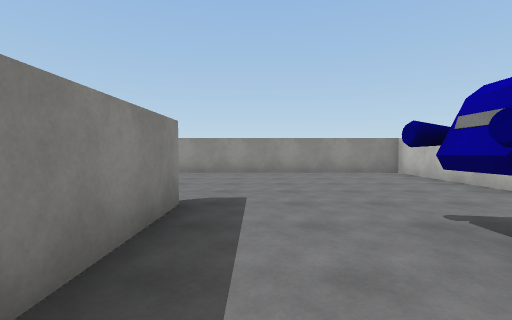
[1] (above)

21 first-person views from a walk through a scene from a Unity 3-D project. The camera is 1.3 m above the floor, tilts 2° down and sees 85° across. The floor is counted in squares, 2 m on a side. Each view is taken from the middle of a square. On the plan, view 1 faces up. The plan holds only what a view shows up to about 9 squares ahead; the rest is blank. Surface patterns are stand-ins for the level's own textures.

[2]
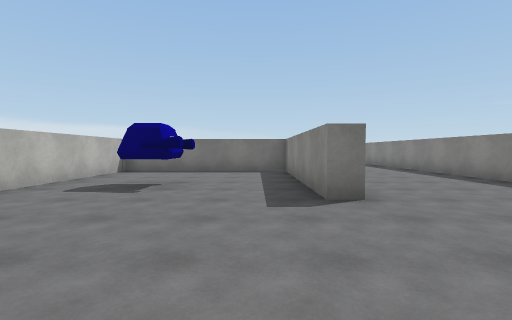

[3]
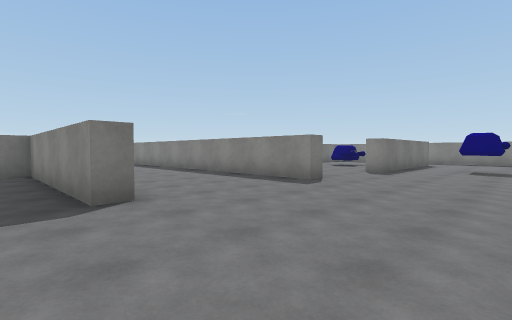

[4]
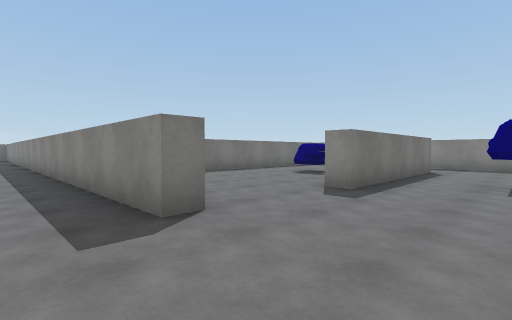

[5]
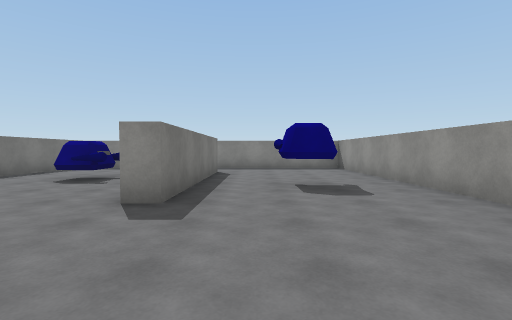

[6]
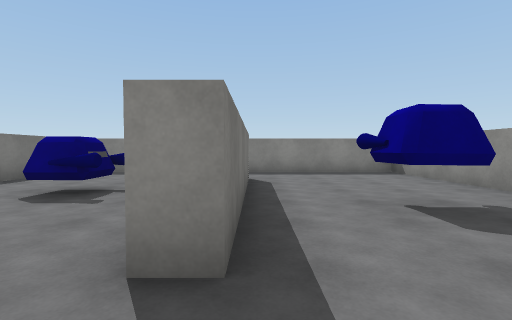

[7]
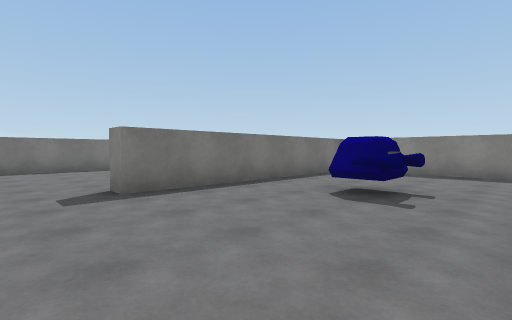

[8]
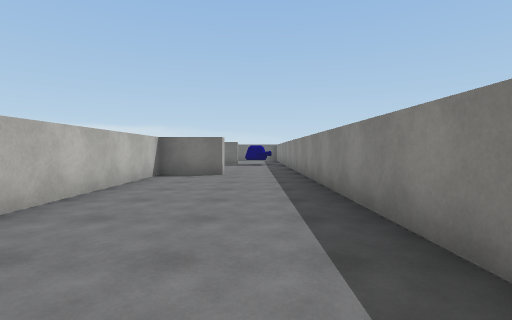

[9]
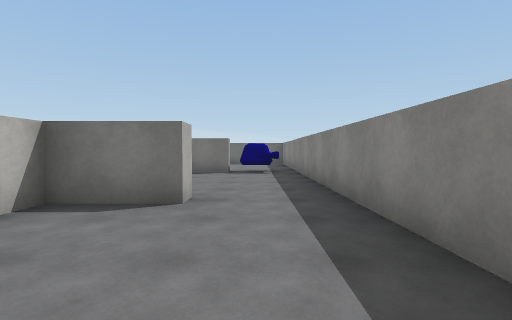

[10]
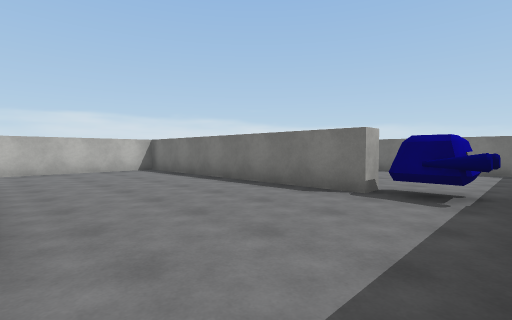

[11]
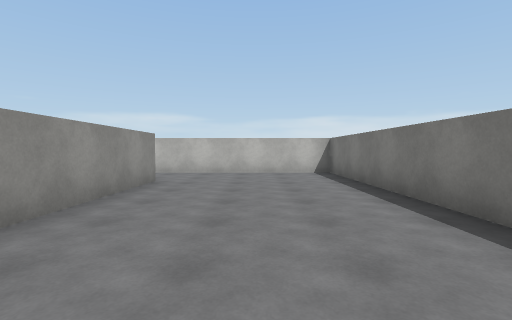

[12]
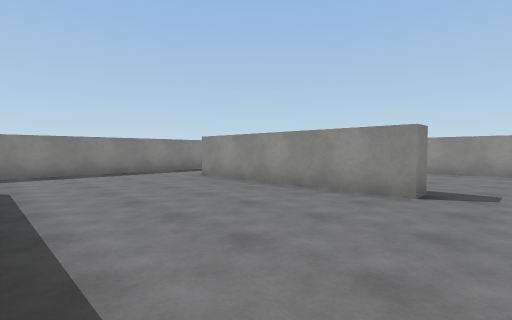

[13]
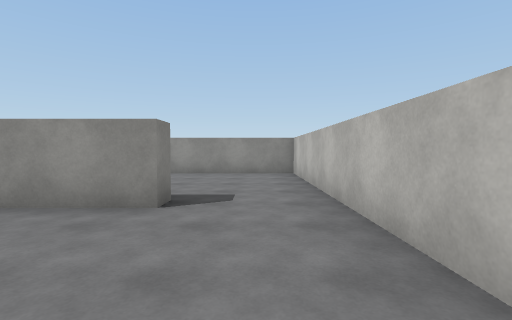

[14]
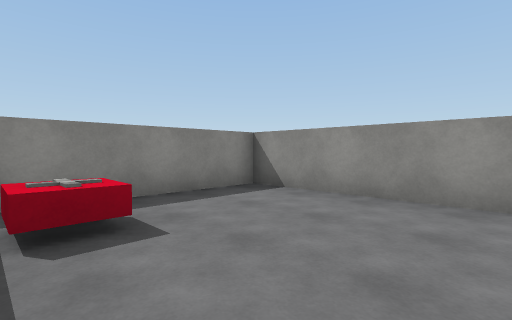

[15]
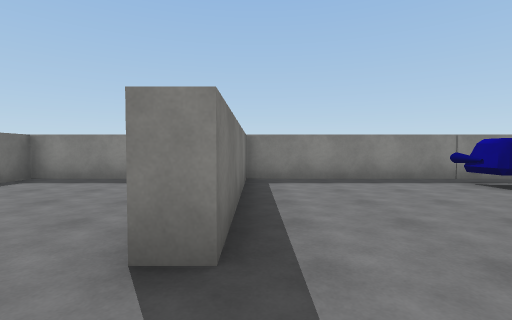

[16]
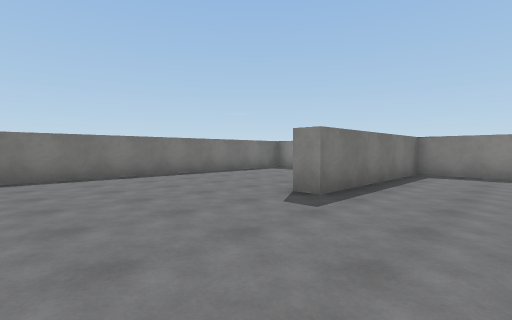

[17]
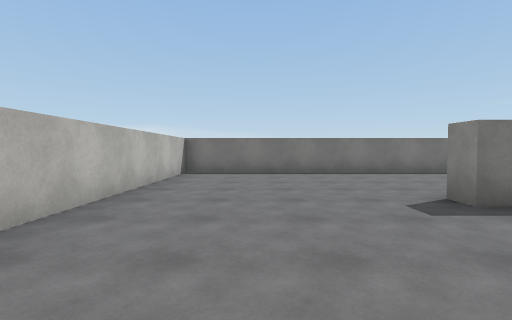

[18]
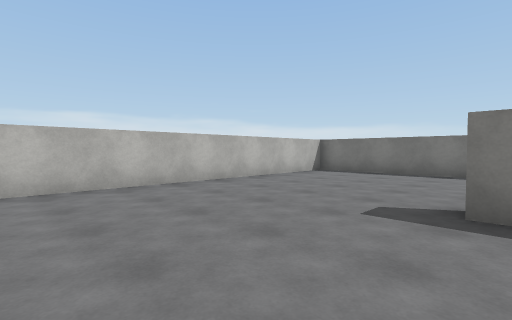

[19]
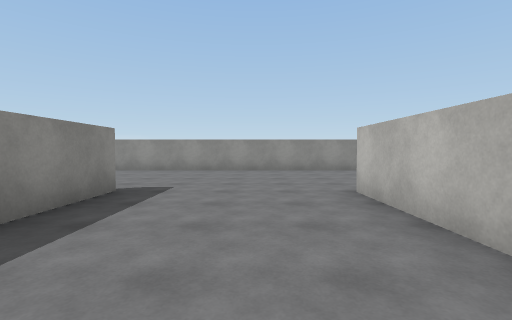

[20]
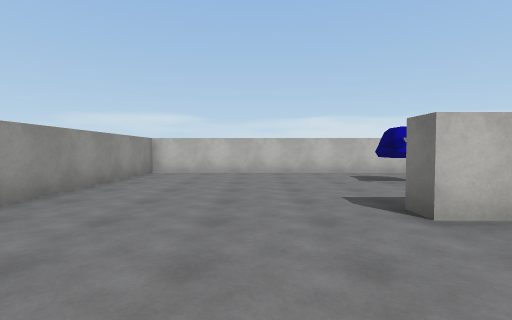

[21]
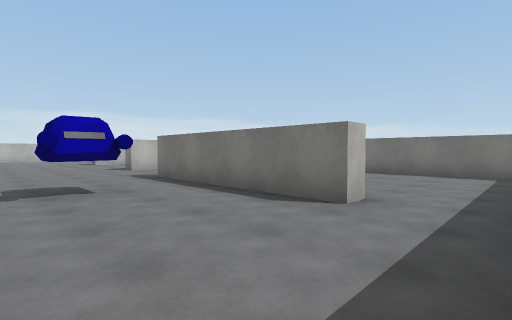

### Floor plan
Points are (right, up) in squares from view 1. A wall is a line through its corners. A room is listed if a view was taken in it or the views show most of it. See-through windows are left out.
Room 1 (views 1, 2, 3, 4, 5, 6, 8, 9, 10, 19, 20, 21)
walls: (-5.8, 3.4) (-5.3, 3.4) (-5.3, -7.5); (-1.4, 0.6) (-1.4, 3.4) (-0.9, 3.4) (-0.9, -1.6) (4.1, -1.6) (4.1, 8) (-15.3, 8) (-15.3, 3.5); (-13.4, 3.2) (-13.4, 3.8) (-8.4, 3.8) (-8.4, 3.2); (-3.1, -6.9) (-3.1, -6.4) (-1.4, -6.4) (-1.4, -1.8)
ways out: opening at (-14.5, 3) to room 2; opening at (-7.5, 3) to room 2; opening at (-4.5, -7) to room 3
objects: other object (-10, 6); other object (2, 2)
Room 2 (view 7)
walls: (-15, -1.3) (-8.4, -1.3) (-8.4, -1.9); (-15.3, 3.5) (-15.3, -0.5)
ways out: opening at (-14.5, 3) to room 1; opening at (-7.5, 3) to room 1; opening at (-7.5, -2)
objects: other object (-12, 1) to (-11, 1)
Room 3 (views 11, 12, 13)
walls: (-3.1, -11.8) (-3.1, -11.1) (4.1, -11.1) (4.1, -6.6); (1.9, -6.2) (1.9, -6.9) (-3.1, -6.9); (-5.3, -7.5) (-5.3, -12.5)
ways out: opening at (-4.5, -7) to room 1; opening at (2.5, -7) to room 4; opening at (-4.5, -12) to room 5; gap at (-3, -12) to room 5
objects: other object (-4, -12) to (-4, -11)
Room 4 (view 14)
walls: (4.1, -6.6) (4.1, -2.1) (-0.9, -2.1) (-0.9, -5.9)
ways out: opening at (2.5, -7) to room 3
objects: other object (0, -5)
Room 5 (views 15, 16, 17, 18)
walls: (-5.3, -18.9) (-5.3, -21.1) (4.1, -21.1) (4.1, -13.1); (-5.3, -12.5) (-5.3, -16.2) (-0.6, -16.2) (-0.6, -16.8)
ways out: opening at (-4.5, -12) to room 3; gap at (-3, -12) to room 3

Positions as (right, up) in squares from view 1, and headings:
1: (0, 0), facing up
2: (0, 7), facing down
3: (0, 7), facing down-left
4: (-4, 6), facing down-left
5: (-5, 5), facing left
6: (-7, 4), facing left
7: (-7, 3), facing down-left
8: (-4, 1), facing down
9: (-4, -3), facing down
10: (-5, -7), facing down-right
11: (-4, -9), facing right
12: (3, -11), facing up-left
13: (3, -10), facing up
14: (3, -6), facing up-left
15: (1, -16), facing left
16: (3, -14), facing down-left
17: (2, -13), facing down
18: (-1, -13), facing down-right
19: (-3, -1), facing up
20: (-4, 5), facing right
21: (-15, 7), facing down-right
